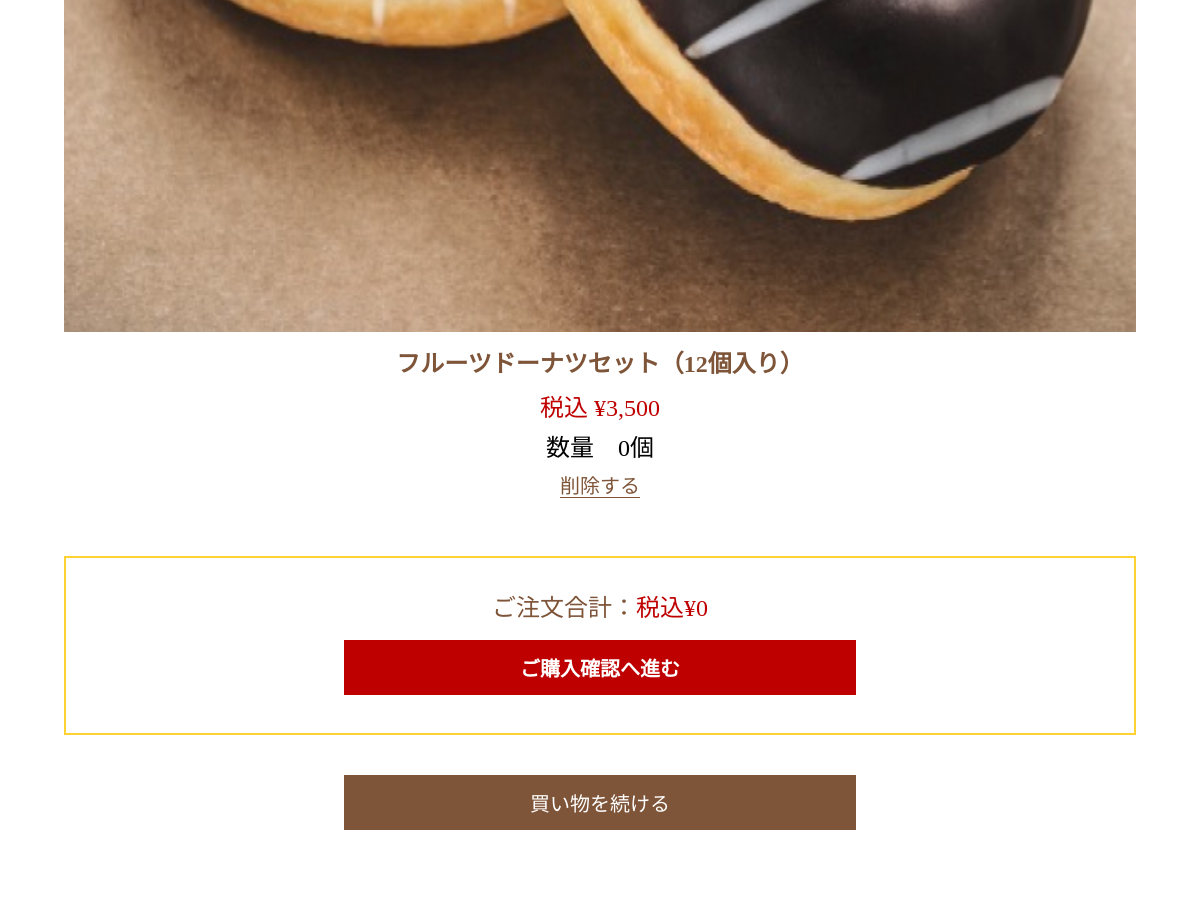
/cart-input.php?id=2 (middle part), run on an earlier commit of the app's database.
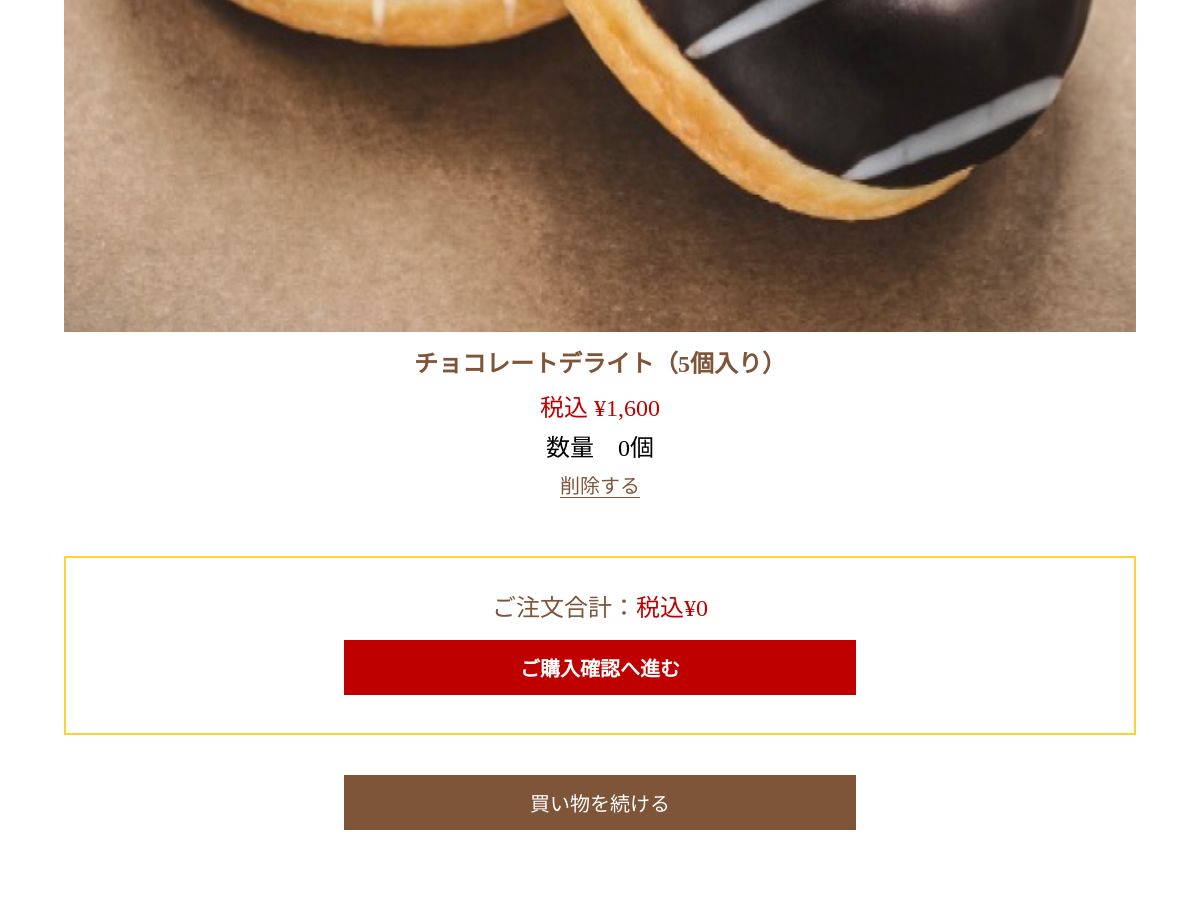
And on a later commit of the database.
### tables this page shows
create table product (
	id int auto_increment primary key, 
	name varchar(200) not null, 
	price int not null,
    description varchar(1000) not null,
    category int not null
);

### cart.php (the view)
<?php
if (!empty($_SESSION['product'])) {
    $total = 0;
    foreach ($_SESSION['product'] as $id => $product) {
        $subtotal = $product['price'] * $product['count'];
        $total += $subtotal;
        $id_number=intval($id);
        $formattedPrice = number_format($product['price']);
        echo <<< END
<div class="cart_show_container">
        <img src="common/images/product_{$id}.jpg" alt="商品画像">
        <div class="item_container">
            <p class="item_name">{$product['name']}</p>
            <div class="item_info">
                <p class="item_price">税込 &yen;{$formattedPrice}</p>
                <p class="item_count">数量　{$product['count']}個</p>
            </div>
            <div class="item_delete">
                <a href="cart-delete.php?id={$id_number}">削除する</a>
            </div>
        </div>
</div>
END;
    }
    $totalPrice = number_format($total);
    echo <<< END
    <div class="total_price">
    <div class="total_price_checkbox">
        <p class="total_title">ご注文合計：<span>税込&yen;{$totalPrice}</span></p>
        <button onclick="location.href='purchase-confirm.php'" class="button">ご購入確認へ進む</button>
    </div>
    </div>
    <div class="continue_box">
        <button onclick="location.href='product.php'" class="continue_btn">買い物を続ける</button>
    </div>
END;
} else {
    echo '<p class="name_no_cart">カートに商品がありません。</p>';
}
?>

What changed in the data, as far as the page shows it:
changed product: name "フルーツドーナツセット（12個入り）" → "チョコレートデライト（5個入り）"; price "3,500" → "1,600"
